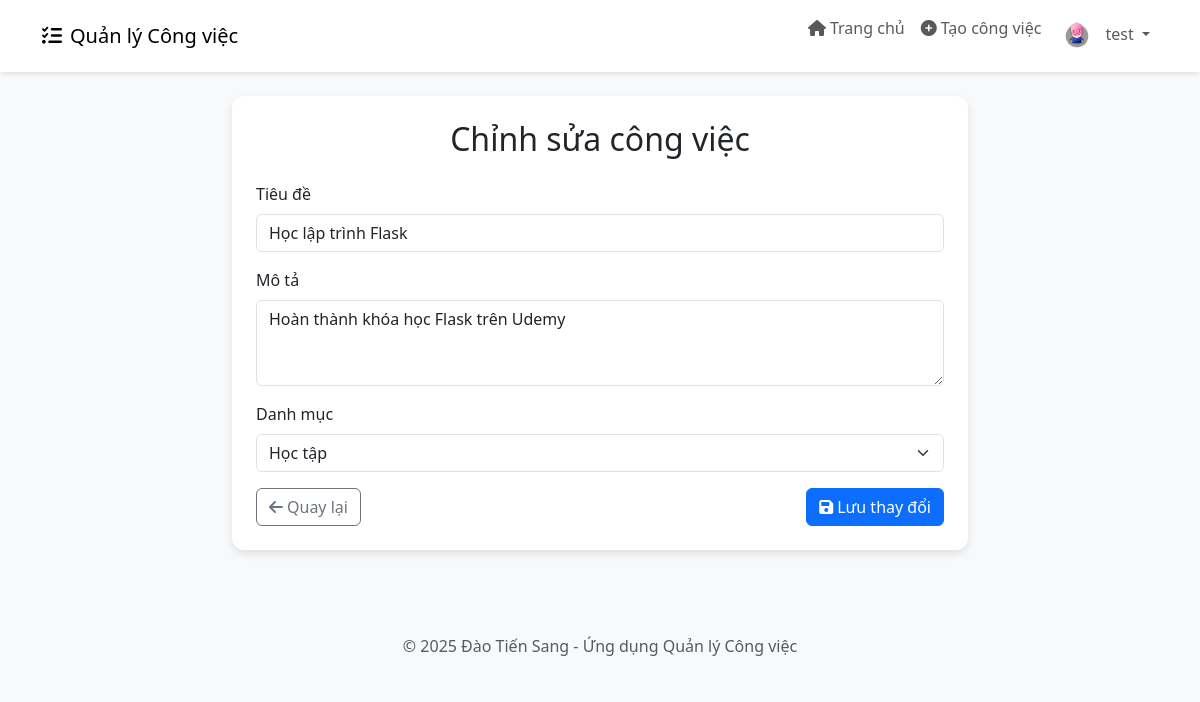
Page /task/3/edit (signed in) on the earlier database version.
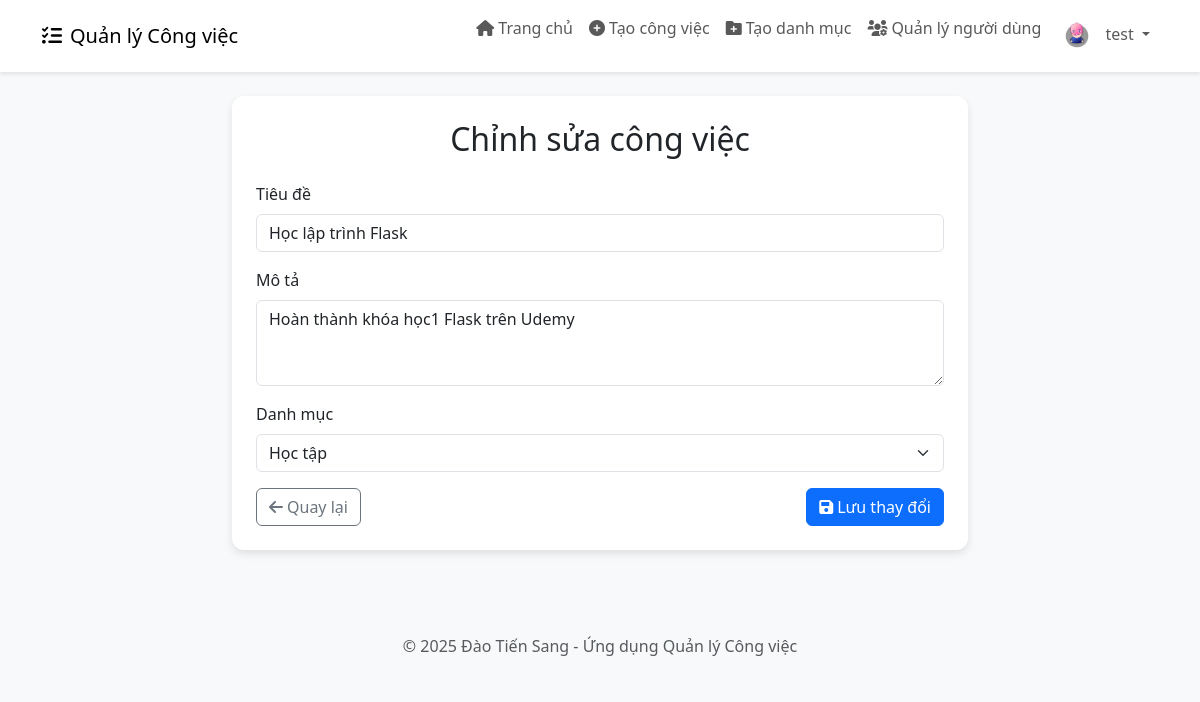
Same page on the later database version.
### app.py (models this page shows)
class Task(db.Model):
    id = db.Column(db.Integer, primary_key=True)
    title = db.Column(db.String(100), nullable=False)
    description = db.Column(db.Text, nullable=True)
    status = db.Column(db.String(20), default='Chưa hoàn thành')
    created = db.Column(db.DateTime, default=lambda: datetime.now(vietnam_tz))  # Lưu thời gian theo múi giờ Việt Nam
    finished = db.Column(db.DateTime, nullable=True)
    user_id = db.Column(db.Integer, db.ForeignKey('user.id'), nullable=False)
    category_id = db.Column(db.Integer, db.ForeignKey('category.id'), nullable=True)

class Category(db.Model):
    id = db.Column(db.Integer, primary_key=True)
    name = db.Column(db.String(100), nullable=False)
    description = db.Column(db.Text, nullable=True)
    tasks = db.relationship('Task', backref='category', lazy=True)

### app.py (the view, shortened to what this page needs)
@app.route('/task/<int:task_id>/edit', methods=['GET', 'POST'])
def edit_task(task_id):
    if 'user_id' not in session:
        return redirect(url_for('login'))
    task = Task.query.get_or_404(task_id)
    if task.user_id != session['user_id'] and not session.get('is_admin'):
        flash('Bạn không có quyền chỉnh sửa công việc này!', 'danger')
        return redirect(url_for('dashboard'))
    categories = Category.query.all()
    return render_template('edit_task.html', task=task, categories=categories)

### templates/edit_task.html (shortened to what this page needs)
{% extends 'base.html' %}
{% block content %}
<div class="row justify-content-center">
    <div class="col-md-8">
        <div class="card p-4">
            <h2 class="text-center mb-4">Chỉnh sửa công việc</h2>
            <form method="POST" action="{{ url_for('edit_task', task_id=task.id) }}">
                <div class="mb-3">
                    <label for="title" class="form-label">Tiêu đề</label>
                    <input type="text" class="form-control" id="title" name="title" value="{{ task.title }}" required>
                </div>
                <div class="mb-3">
                    <label for="description" class="form-label">Mô tả</label>
                    <textarea class="form-control" id="description" name="description" rows="3">{{ task.description }}</textarea>
                </div>
                <div class="mb-3">
                    <label for="category_id" class="form-label">Danh mục</label>
                    <select class="form-select" id="category_id" name="category_id">
                        {% for category in categories %}
                        <option value="{{ category.id }}" {% if task.category_id == category.id %}selected{% endif %}>{{ category.name }}</option>
                        {% endfor %}
                    </select>
                </div>
                <div class="d-flex justify-content-between">
                    <a href="{{ url_for('dashboard') }}" class="btn btn-outline-secondary">
                        <i class="fas fa-arrow-left me-1"></i>Quay lại
                    </a>
                    <button type="submit" class="btn btn-primary">
                        <i class="fas fa-save me-1"></i>Lưu thay đổi
                    </button>
                </div>
            </form>
        </div>
    </div>
</div>
{% endblock %}

Differences in the rows shown:
changed Task "Học lập trình Flask": description "Hoàn thành khóa học Flask trên Udemy" → "Hoàn thành khóa học1 Flask trên Udemy"
Other differences:
text now shown: "Tạo danh mục Quản lý người dùng"
